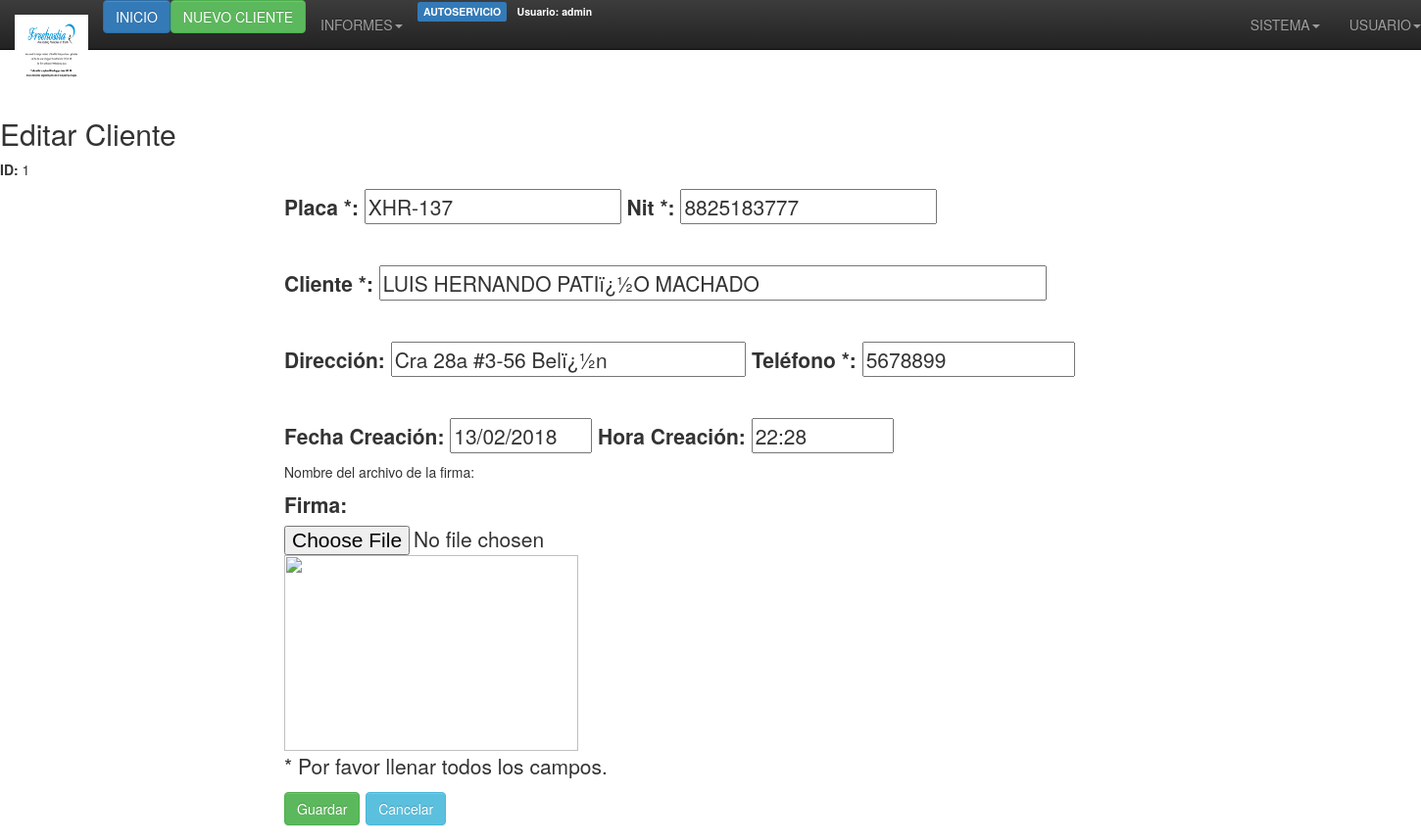
Before: /servicios/edit.php?id=1 (signed in) with the older database file.
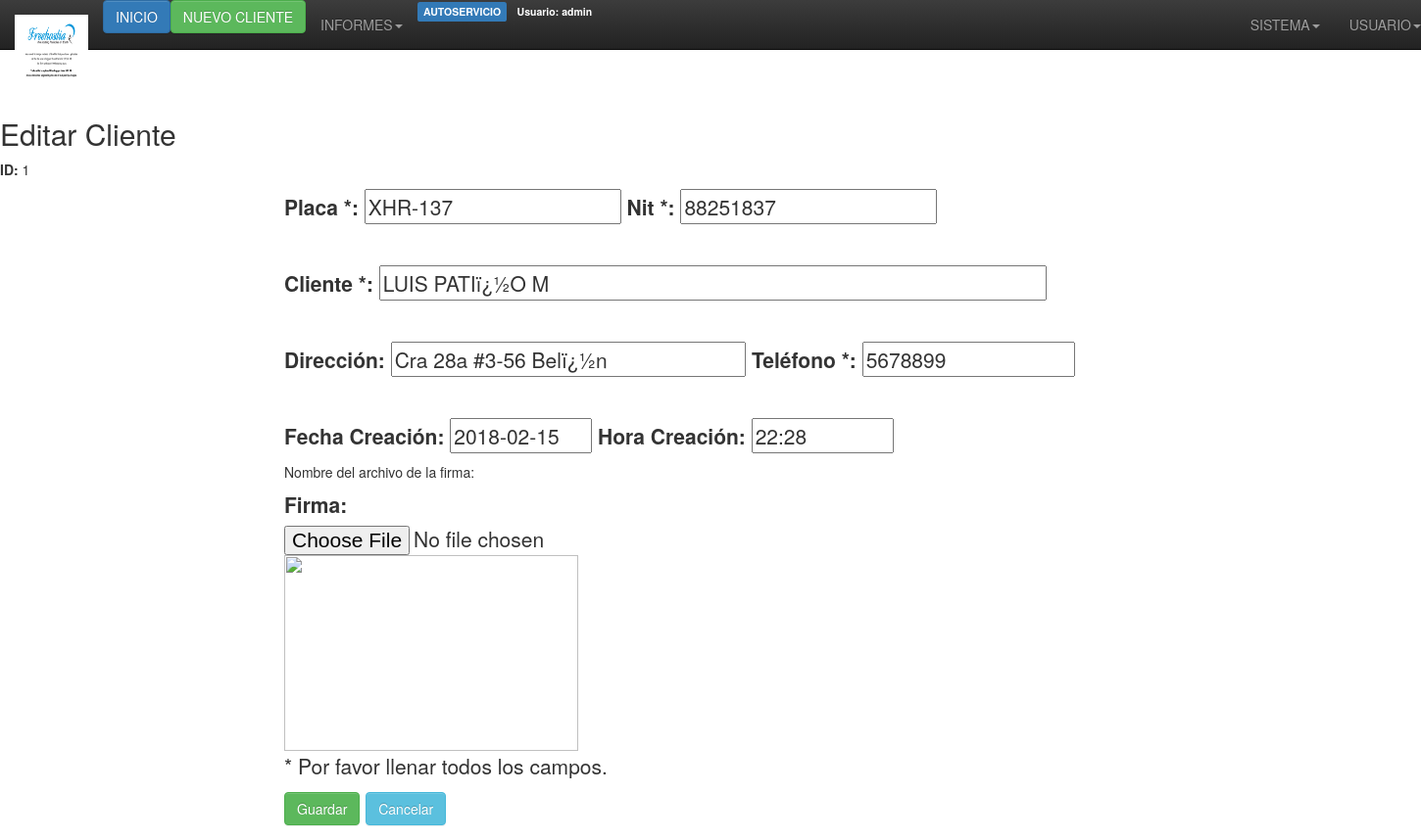
After: the same page with the newer database file.
### tables this page shows
CREATE TABLE `servicios` (
  `id` int(3) NOT NULL AUTO_INCREMENT,
  `placa` varchar(12) NOT NULL,
  `cliente` varchar(50) NOT NULL,
  `nit` varchar(15) NOT NULL,
  `fecha_recibo` varchar(15) NOT NULL,
  `direccion` varchar(50) NOT NULL,
  `telefono` varchar(50) NOT NULL,
  `hora_recibo` varchar(15) NOT NULL,
  PRIMARY KEY (`id`)
);

### servicios/edit.php (the view, shortened to what this page needs)
<!DOCTYPE html>
<html lang="es">
<head>
<link rel="stylesheet" href="css/bootstrap.min.css">
<link rel="stylesheet" href="css/bootstrap-theme.min.css">
</head>
<body>
<?php include("../encabezado.php"); ?>
<p><br /><br /></p>
<?php
function renderForm($id, $placa, $cliente, $nit, $fecha_recibo, $direccion, $telefono, $hora_recibo, $foto, $error)
{
?>
<h2>Editar Cliente</h2>
<form action="" method="post" enctype="multipart/form-data">
<div>
<p><strong>ID:</strong> <?php echo $id; ?></p>
<div class="form-group" style="position:relative;left:20%;font-size:1.5em;">
  <label for="usr">Placa *:</label>
   <input type="text" class="" name="placa" value="<?php echo $placa; ?>">
  <label for="usr">Nit *:</label>
   <input type="text" class="" name="nit" value="<?php echo $nit; ?>">
   <p><br /></p>
   <label for="">Cliente *:</label>
   <input type="text" style="width:47%;" name="cliente" value="<?php echo $cliente; ?>">
   <p><br /></p>
  <label for="usr">Dirección:</label>
   <input type="text" style="width:25%;" name="direccion" value="<?php echo $direccion; ?>">
  <label for="usr">Teléfono *:</label>
   <input type="text" style="width:15%;" name="telefono" value="<?php echo $telefono; ?>">
   <p><br /></p>
  <label for="usr">Fecha Creación:</label>
   <input type="text" style="width:10%;" name="fecha_recibo" value="<?php echo $fecha_recibo; ?>" readonly>
  <label for="usr">Hora Creación:</label>
   <input type="text" style="width:10%;" name="hora_recibo" value="<?php echo $hora_recibo; ?>" readonly>
   <br />
  <h5>Nombre del archivo de la firma: <?php echo "$foto" ?></h5>
  <label for="usr">Firma:</label>
   <input type="file" name="foto" value="<?php echo $foto; ?>" readonly>
   <img src="uploads/<?php echo "$foto" ?>" style="width:300px;height:200px;">
   <p>* Por favor llenar todos los campos.</p>
  <input type="submit" name="submit" value="Guardar" class="btn btn-success">
  <a class="btn btn-info" href="javascript:history.back()">Cancelar</a>
</div>
</div>
</form>
<?php
}
if (isset($_POST['submit']))
{
if (is_numeric($_POST['id']))
{
$id = $_POST['id'];
$placa = $_POST['placa'];
$cliente = $_POST['cliente'];
$nit = $_POST['nit'];
$fecha_recibo = $_POST['fecha_recibo'];
$direccion = $_POST['direccion'];
$telefono = $_POST['telefono'];
$hora_recibo = $_POST['hora_recibo'];
$foto = $_POST['foto'];
if ($placa == '')
{
$error = '<div class="alert alert-danger">
  <strong>¡Error!</strong> ¡Llene todos los campos.
</div>';
renderForm($id, $placa, $cliente, $nit, $fecha_recibo, $direccion, $telefono, $hora_recibo, $foto, $error);
}
else
{
$allowed = array('png', 'jpg', 'gif','zip');
if(isset($_FILES['foto']) && $_FILES['foto']['error'] == 0){
  $extension = pathinfo($_FILES['foto']['name'], PATHINFO_EXTENSION);
  if(!in_array(strtolower($extension), $allowed)){
    echo '{"status":"error"}';
    exit;
  }
  $nombre_foto = $_FILES['foto']['name'];
  if(move_uploaded_file($_FILES['foto']['tmp_name'], 'uploads/'.$nombre_foto)){
  echo '{"status":"success"}';
mysql_query("UPDATE servicios SET placa='$placa', cliente='$cliente', nit='$nit', fecha_recibo='$fecha_recibo' , direccion='$direccion' , telefono='$telefono' , hora_recibo='$hora_recibo' , foto='$nombre_foto' WHERE id='$id'")
or die(mysql_error());
 header("Location: view-paginated.php");
    exit;
    }
}
echo '{"status":"error"}';
exit;
}
}
else
{
echo '<div class="alert alert-danger">
  <strong>¡Error!</strong> ¡Algo salió mal!
</div>';
}
}
else
{
if (isset($_GET['id']) && is_numeric($_GET['id']) && $_GET['id'] > 0)
{
$id = $_GET['id'];
$result = mysql_query("SELECT * FROM servicios WHERE id=$id")
or die(mysql_error());
$row = mysql_fetch_array($result);
if($row)
{
$placa = $row['placa'];
$cliente = $row['cliente'];
$nit = $row['nit'];
$fecha_recibo = $row['fecha_recibo'];
$direccion = $row['direccion'];
$telefono = $row['telefono'];
$hora_recibo = $row['hora_recibo'];
$foto = $row['foto'];
renderForm($id, $placa, $cliente, $nit, $fecha_recibo, $direccion, $telefono, $hora_recibo, $foto, '');
}
else
{
echo '<div class="alert alert-danger">
  <strong>¡Error!</strong> ¡No hay resultados!
</div>';
}
}
else
{
echo '<div class="alert alert-danger">
  <strong>¡Error!</strong> ¡Algo salió mal!
</div>';
}
}
?>
</body>
</html>

Changed rows visible on the page:
changed servicios "XHR-137": nit "8825183777" → "88251837"; cliente "LUIS HERNANDO PATIï¿½O MACHADO" → "LUIS PATIï¿½O M"; fecha_recibo "13/02/2018" → "2018-02-15"
